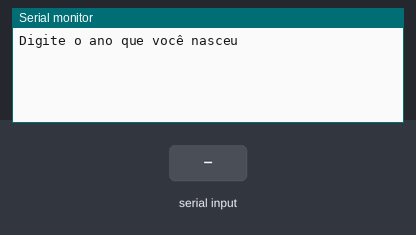
Bench run of a sketch on a simulated Arduino Uno, built with avr-gcc and run on an emulated ATmega328P. Shown: the last lines printed to the serial monitor. The inputs (shaded band) are chosen by the test bench.

Above: at 1.2 s.
1.3 s: "90,45\n" received over Serial
At 2.62 s:
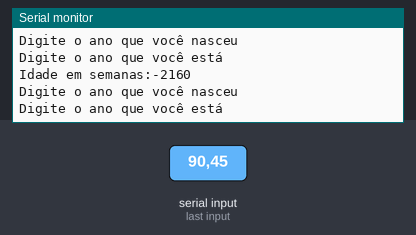
2.8 s: "30,150\n" received over Serial
At 4.2 s:
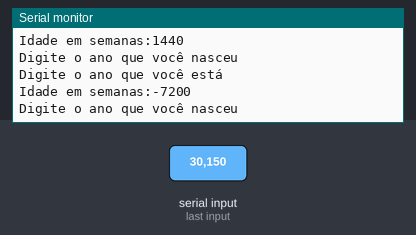

Measured:
- after the input at 1.3 s, the serial monitor: prints a new line at once (image 1)
- after the input at 2.8 s, the serial monitor: prints a new line at once (image 2)

The sketch:

lomb21.ino
```cpp
long adn = 0;
long ano = 0;

void setup()
{
  Serial.begin(9600);
}

void loop()
{
  //entrada
  Serial.println("Digite o ano que você nasceu");
  while( ! Serial.available() );//espera o usuário digitar
  adn = Serial.parseInt();

  Serial.println("Digite o ano que você está");
  while( ! Serial.available() );//espera o usuário digitar
  ano = Serial.parseInt();

  //processamento
 long idadeano = ano - adn;
 long idademes = idadeano * 12;
 long idadesemanas = idademes * 4;

  // saída
   Serial.println("Idade em semanas:" +(String)idadesemanas);


}
```
